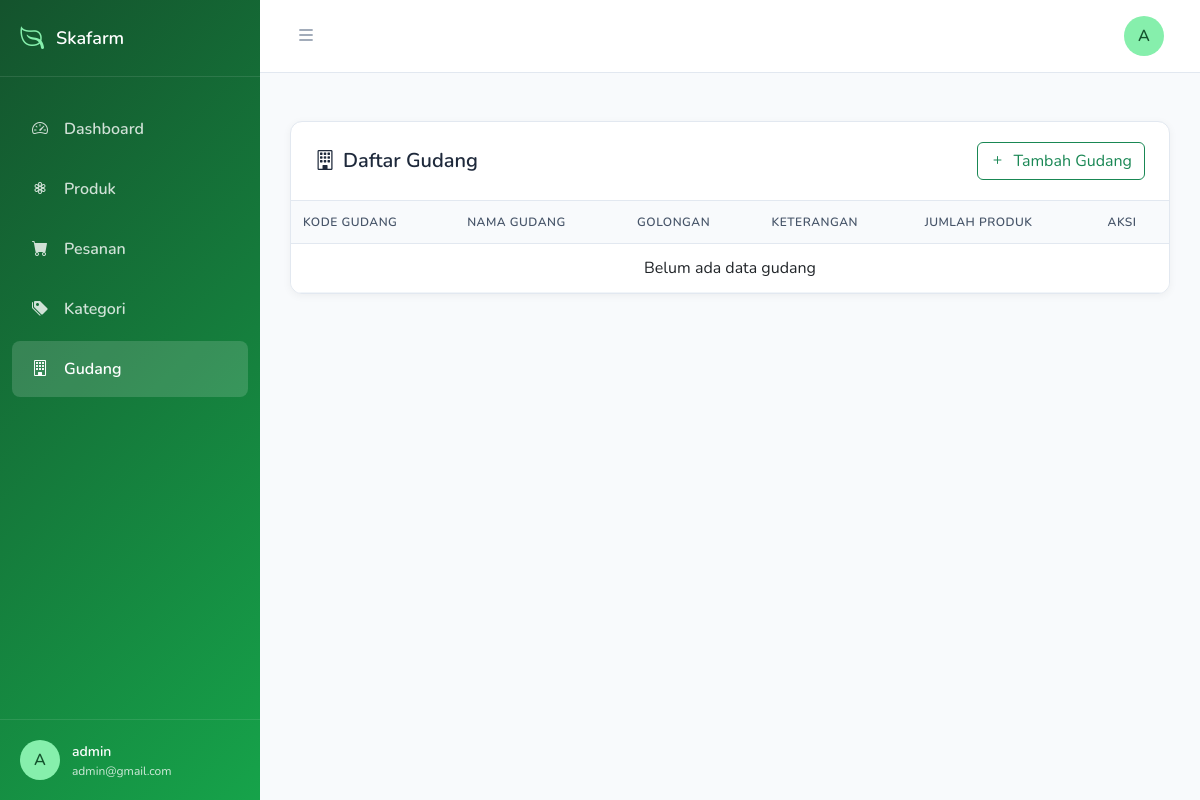
The app's page /index.php?controller=gudang&action=index (signed in), older data.
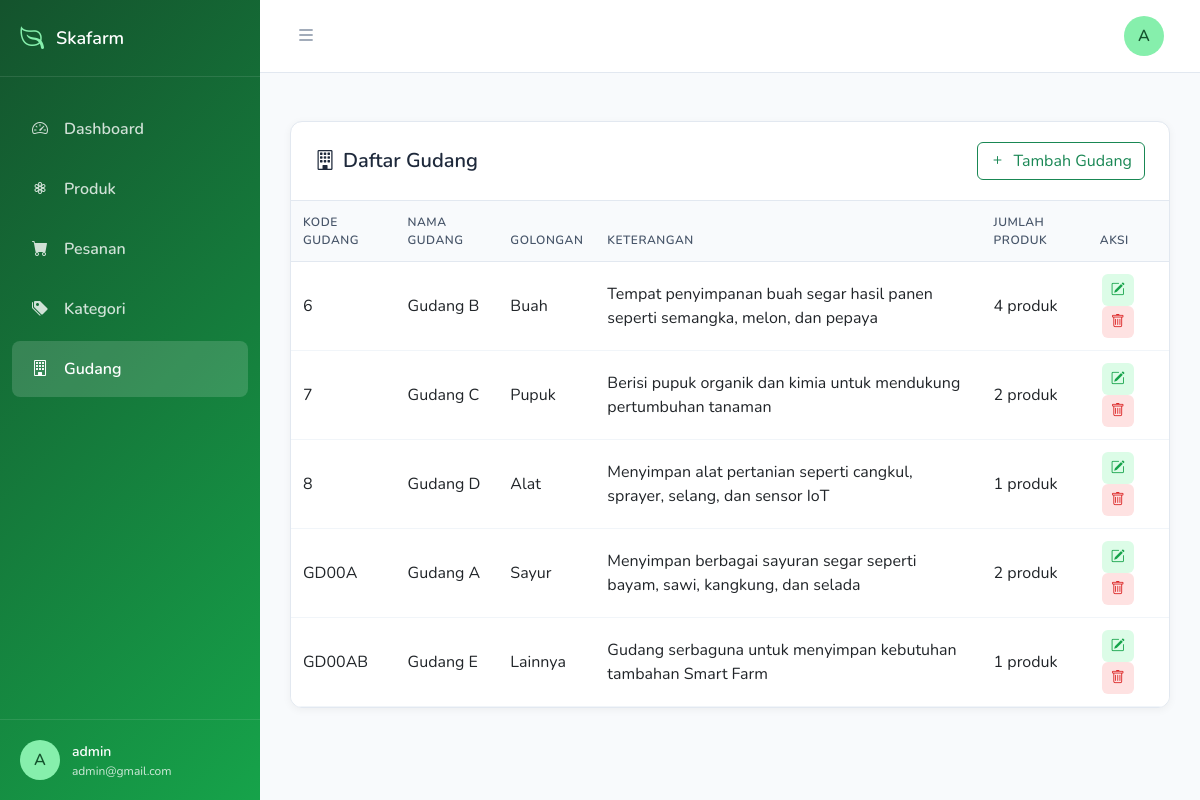
The same page, newer data.
### tables this page shows
CREATE TABLE `gudang` (
  `kode_gudang` varchar(255) NOT NULL,
  `nama_gudang` varchar(255) NOT NULL,
  `golongan` varchar(255) NOT NULL,
  `keterangan` text NOT NULL
);

### controllers/GudangController.php (called while the page is built, shortened)
<?php
require_once(__DIR__ . '/../models/Gudang.php');
class GudangController
{
    private $model;
    public function __construct($conn)
    {
        $this->model = new Gudang($conn);
    }
    public function index()
    {
        $data = $this->model->getAll();
        require_once(__DIR__ . '/../views/dashboard/gudang.php');
    }
}

### models/Gudang.php (called while the page is built, shortened)
<?php
class Gudang
{
    private $conn;
    public function __construct($db)
    {
        $this->conn = $db;
    }
    public function getAll()
    {
        $sql = "SELECT g.*, COUNT(b.kode_produk) AS total_produk
                FROM gudang g
                LEFT JOIN produk b ON g.kode_gudang = b.kode_gudang
                GROUP BY g.kode_gudang";
        $stmt = $this->conn->prepare($sql);
        $stmt->execute();
        return $stmt;
    }
}

### views/dashboard/gudang.php (the view, shortened to what this page needs)
<?php require_once(__DIR__ . "/../components/dashboard/head.php"); ?>
<?php require_once(__DIR__ . "/../components/dashboard/sidebar.php"); ?>
<div class="main-content" id="mainContent">
  <?php require_once(__DIR__ . "/../components/dashboard/header.php"); ?>
  <div class="table-section pt-5">
    <div class="table-card">
      <div class="table-header">
        <h5><i class="bi bi-building me-2"></i>Daftar Gudang</h5>
        <button class="btn btn-outline-success" data-bs-toggle="modal" data-bs-target="#gudangModal">
          <i class="bi bi-plus me-2"></i>Tambah Gudang
        </button>
      </div>
      <div class="table-responsive">
        <table class="table table-hover">
          <thead>
            <tr>
              <th>Kode Gudang</th>
              <th>Nama Gudang</th>
              <th>Golongan</th>
              <th>Keterangan</th>
              <th>Jumlah Produk</th>
              <th>Aksi</th>
            </tr>
          </thead>
          <tbody>
            <?php if ($data && $data->rowCount() > 0): ?>
              <?php while ($row = $data->fetch(PDO::FETCH_ASSOC)): ?>
                <tr>
                  <td><?= $row['kode_gudang'] ?></td>
                  <td><?= $row['nama_gudang'] ?></td>
                  <td><?= $row['golongan'] ?></td>
                  <td><?= $row['keterangan'] ?></td>
                  <td><?= $row['total_produk'] ?> produk</td>
                  <td>
                    <button class="action-btn btn-edit"
                      data-bs-toggle="modal"
                      data-bs-target="#gudangModal"
                      data-id="<?= $row['kode_gudang'] ?>"
                      data-nama="<?= $row['nama_gudang'] ?>"
                      data-golongan="<?= $row['golongan'] ?>"
                      data-keterangan="<?= $row['keterangan'] ?>">
                      <i class="bi bi-pencil-square"></i>
                    </button>
                    <button class="action-btn btn-delete"
                      data-bs-toggle="modal"
                      data-bs-target="#confirmModal"
                      data-id="<?= $row['kode_gudang'] ?>">
                      <i class="bi bi-trash"></i>
                    </button>
                  </td>
                </tr>
              <?php endwhile; ?>
            <?php else: ?>
              <tr>
                <td colspan="6" class="text-center">Belum ada data gudang</td>
              </tr>
            <?php endif; ?>
          </tbody>
        </table>
      </div>
    </div>
  </div>
</div>
<?php require_once(__DIR__ . "/../components/dashboard/footer.php"); ?>

Row changes from the older to the newer data that the page shows:
added gudang: kode_gudang "6", nama_gudang "Gudang B", golongan "Buah", keterangan "Tempat penyimpanan buah segar hasil panen seperti semangka, melon, dan pepaya", total_produk "4"
added gudang: kode_gudang "7", nama_gudang "Gudang C", golongan "Pupuk", keterangan "Berisi pupuk organik dan kimia untuk mendukung pertumbuhan tanaman", total_produk "2"
added gudang: kode_gudang "8", nama_gudang "Gudang D", golongan "Alat", keterangan "Menyimpan alat pertanian seperti cangkul, sprayer, selang, dan sensor IoT", total_produk "1"
added gudang: kode_gudang "GD00A", nama_gudang "Gudang A", golongan "Sayur", keterangan "Menyimpan berbagai sayuran segar seperti bayam, sawi, kangkung, dan selada", total_produk "2"
added gudang: kode_gudang "GD00AB", nama_gudang "Gudang E", golongan "Lainnya", keterangan "Gudang serbaguna untuk menyimpan kebutuhan tambahan Smart Farm", total_produk "1"
Text that changed along with them:
text no longer shown: "Belum ada data gudang"
